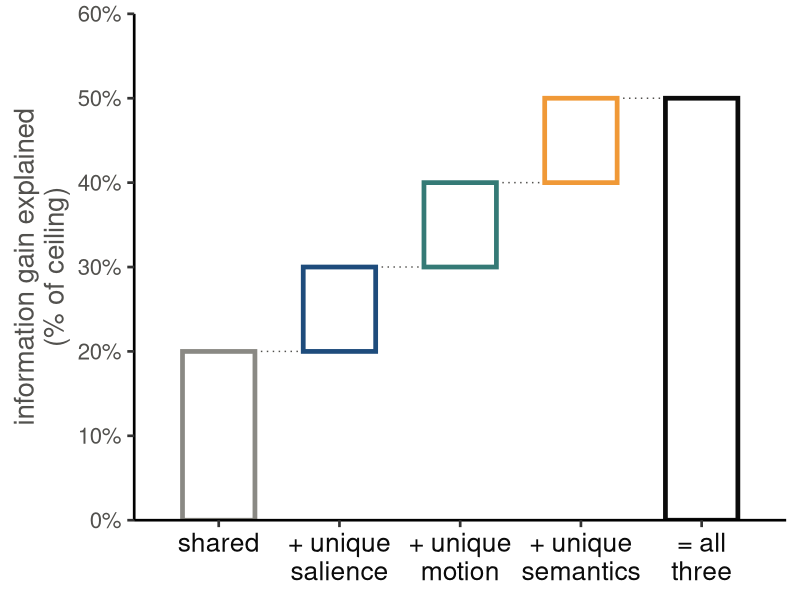

R code for this plot:
## plot_waterfall_schematic.R
## Presentation schematic of the IG waterfall with made-up values (shared 20%, each unique +10%, all three 50%).
## White bars outlined in the slide feature colors (all three in black), no CIs or value labels.
##
## Output: figures/presentations/analysis schematics/waterfall_schematic.png
## Usage:  Rscript scripts/analysis/information_gain/plot_waterfall_schematic.R

suppressPackageStartupMessages({
  library(dplyr)
  library(ggplot2)
  library(here)
})

COLORS <- c(saliency = "#1e4c7c", motion = "#357a76", meaning = "#f09937", shared = "#8a8984", all = "#0b0b0b")  # slide colors, used as outlines
INK <- "#0b0b0b"; INK2 <- "#52514e"

wf <- tibble(label = c("shared", "+ unique\nsalience", "+ unique\nmotion", "+ unique\nsemantics", "= all\nthree"),
             key = c("shared", "saliency", "motion", "meaning", "all"),
             estimate = c(20, 10, 10, 10, 50), i = 1:5) |>
  mutate(end = if_else(key == "all", estimate, cumsum(estimate)), start = if_else(key == "all", 0, lag(end, default = 0)))

p <- ggplot(wf) +
  geom_segment(data = filter(wf, i < 5), aes(x = i + 0.3, xend = i + 0.7, y = end, yend = end),
               color = INK2, linewidth = 0.5, linetype = "dotted") +
  geom_rect(aes(xmin = i - 0.3, xmax = i + 0.3, ymin = start, ymax = end, color = key), fill = "white", linewidth = 1.6) +
  scale_color_manual(values = COLORS, guide = "none") +
  scale_x_continuous(breaks = wf$i, labels = wf$label, expand = expansion(add = 0.4)) +
  scale_y_continuous(limits = c(0, 60), breaks = seq(0, 60, 10), expand = c(0, 0), labels = function(x) paste0(x, "%")) +
  labs(x = NULL, y = "information gain explained\n(% of ceiling)") +
  theme_classic(base_size = 20) +
  theme(axis.text = element_text(color = INK2), axis.text.x = element_text(color = INK, size = 19),
        axis.title = element_text(color = INK2))
out_dir <- here("figures", "presentations", "analysis schematics")
dir.create(out_dir, recursive = TRUE, showWarnings = FALSE)
out <- file.path(out_dir, "waterfall_schematic.png")
ggsave(out, p, width = 10, height = 6.5, dpi = 200, bg = "white")
cat("Saved", out, "\n")
